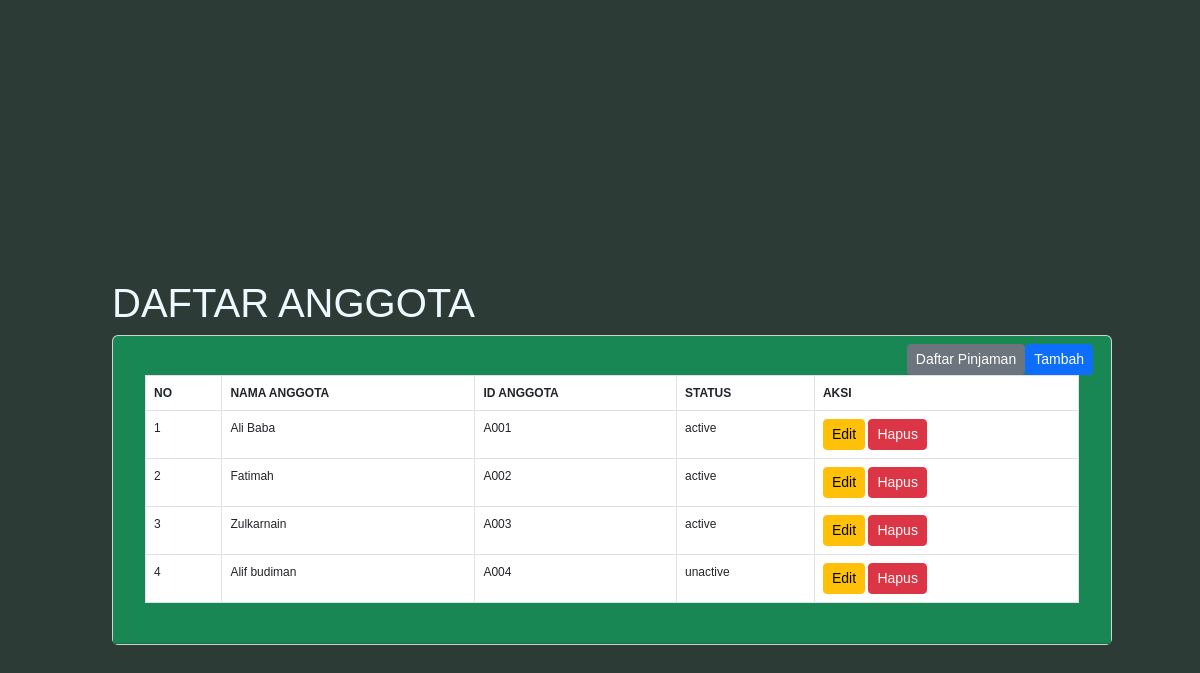
Screenshot of /sub/daftar_anggota.php with the database file from the repository.
### tables this page shows
CREATE TABLE `daftar_anggota` (
  `id` int(11) DEFAULT NULL,
  `id_agt` char(10) NOT NULL,
  `nama` char(100) DEFAULT NULL,
  `status` enum('active','unactive') DEFAULT NULL,
  PRIMARY KEY (`id_agt`)
);

### sub/daftar_anggota.php (the view, shortened to what this page needs)
<!DOCTYPE html>
<html lang="en">
<head>
    <link href="https://cdn.jsdelivr.net/npm/bootstrap@5.3.0-alpha3/dist/css/bootstrap.min.css" rel="stylesheet">
    <link rel="stylesheet" type="text/css" href="assets/css/style.css">
</head>
<body class="body-main">
    <div class="container col-md-6 mt-4 main">
        <h1>DAFTAR ANGGOTA</h1>
        <div class="card" style="width: 1000px;">
            <div class="card-header bg-success text-white" >
                <div class="container button_spacing">
                    <a href="tambah.php" class="btn btn-sm btn-primary float-end">Tambah</a>
                </div>
                <div class="container button_spacing">
                    <a href="../index.php" class="btn btn-sm btn-secondary float-end">Daftar Pinjaman</a>
                </div>
                <div class="card-body">
                    <table class="table table-bordered bg-white">
                        <thead>
                            <tr>
                                <th>NO</th>
                                <th>NAMA ANGGOTA</th>
                                <th>ID ANGGOTA</th>
                                <th>STATUS</th>
                                <th>AKSI</th>
                            </tr>
                        </thead>
                        <tbody>
                            <?php
                                include('../koneksi.php');
                                $datas = mysqli_query($koneksi, "select * from daftar_anggota") or die(mysqli_error($koneksi));
                                $no = 1;
                                while($row = mysqli_fetch_assoc($datas)) {
                            ?>
                                <tr>
                                    <td><?= $no; ?></td>
                                    <td><?= $row['nama']; ?></td>
                                    <td><?= $row['id_agt']; ?></td>
                                    <td><?= $row['status']; ?></td>
                                    <td>
                                        <a href="edit.php?id=<?= $row['id']; ?>" class="btn btn-sm btn-warning">Edit </a>
                                        <a href="hapus.php?id=<?= $row['id']; ?>" class="btn btn-sm btn-danger" onclick="return confirm('anda yakin ingin hapus?');">Hapus </a>
                                    </td>
                                </tr>
                            <?php
                                $no++;
                                }
                            ?>
                        </tbody>
                    </table>
                </div>
            </div>
        </div>
    </div>
</body>
</html>

### sub/assets/css/style.css (style rules this page uses)
.body-main { margin: 0; padding: 0; width: 100%; height: 100vh; display: flex; flex-direction: column; justify-content: center; align-items: center; background: #000; background-color:#2d3b36; background-size: cover; background-position: center; background-repeat: no-repeat; background-attachment: fixed; font-family: Arial, Helvetica, sans-serif; color: aliceblue; font-size: 12px; }
.main { background-color:#2d3b36; -webkit-background-size: cover; -moz-background-size: cover; -o-background-size: cover; background-size: cover; padding-top:100px; width: 1000px; }
.button_spacing { margin-left: 10px; }

### rows the page displays
daftar_anggota: nama "Ali Baba", id_agt "A001", status "active"
daftar_anggota: nama "Fatimah", id_agt "A002", status "active"
daftar_anggota: nama "Zulkarnain", id_agt "A003", status "active"
daftar_anggota: nama "Alif budiman", id_agt "A004", status "unactive"
